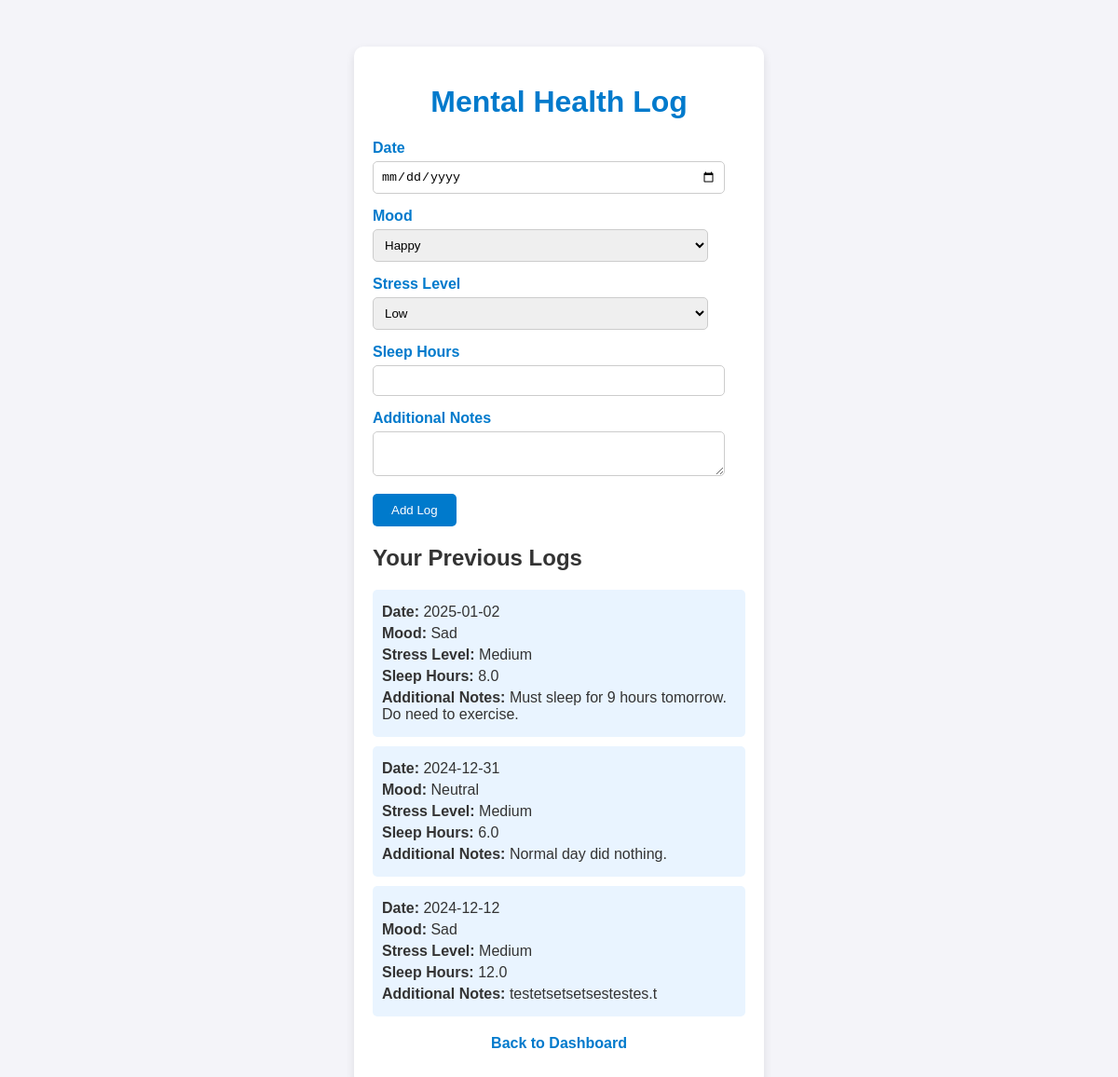
The app's page /mental_health_tracker/mental_health_log.php (signed in) with its own data.
### tables this page shows
CREATE TABLE `mental_health_logs` (
  `id` int(11) NOT NULL,
  `user_id` int(11) NOT NULL,
  `date` date NOT NULL,
  `mood` enum('Happy','Sad','Neutral','Angry','Stressed') NOT NULL,
  `stress_level` enum('Low','Medium','High') NOT NULL,
  `sleep_hours` decimal(3,1) NOT NULL CHECK (`sleep_hours` >= 0 and `sleep_hours` <= 24),
  `additional_notes` text DEFAULT NULL
);

### mental_health_tracker/mental_health_log.php (the view, shortened to what this page needs)
<?php
include 'db.php';
$user_id = $_SESSION['user_id'];
$sql = "SELECT * FROM mental_health_logs WHERE user_id = '$user_id' ORDER BY date DESC";
$result = mysqli_query($con, $sql);
?>
<!DOCTYPE html>
<html lang="en">
<head>
</head>
<body>
<div class="container">
    <h1>Mental Health Log</h1>
    <form method="POST" action="mental_health_log.php">
        <div class="form-group">
            <label for="date">Date</label>
            <input type="date" id="date" name="date" required>
        </div>
        <div class="form-group">
            <label for="mood">Mood</label>
            <select id="mood" name="mood" required>
                <option value="Happy">Happy</option>
            </select>
        </div>
        <div class="form-group">
            <label for="stress_level">Stress Level</label>
            <select id="stress_level" name="stress_level" required>
                <option value="Low">Low</option>
            </select>
        </div>
        <div class="form-group">
            <label for="sleep_hours">Sleep Hours</label>
            <input type="number" id="sleep_hours" name="sleep_hours" min="0" max="24" required>
        </div>
        <div class="form-group">
            <label for="additional_notes">Additional Notes</label>
            <textarea id="additional_notes" name="additional_notes"></textarea>
        </div>
        <div class="form-group">
            <input type="submit" class="submit-btn" value="Add Log">
        </div>
    </form>
    <h2>Your Previous Logs</h2>
    <?php while ($log = mysqli_fetch_assoc($result)): ?>
        <div class="log-entry">
            <span><strong>Date:</strong> <?php echo $log['date']; ?></span>
            <span><strong>Mood:</strong> <?php echo $log['mood']; ?></span>
            <span><strong>Stress Level:</strong> <?php echo $log['stress_level']; ?></span>
            <span><strong>Sleep Hours:</strong> <?php echo $log['sleep_hours']; ?></span>
            <span><strong>Additional Notes:</strong> <?php echo $log['additional_notes']; ?></span>
        </div>
    <?php endwhile; ?>
    <div class="back-home">
        <p><a href="user_dashboard.php">Back to Dashboard</a></p>
    </div>
</div>
</body>
</html>

### mental_health_tracker/mental_health_log.php (style rules this page uses)
body { font-family: Arial, sans-serif; background-color: #f4f4f9; margin: 0; padding: 0; color: #333; }
.container { max-width: 400px; margin: 50px auto; background-color: #ffffff; padding: 20px; border-radius: 10px; box-shadow: 0 4px 10px rgba(0, 0, 0, 0.1); }
h1 { color: #007acc; text-align: center; }
.form-group { margin-bottom: 15px; }
label { font-weight: bold; color: #007acc; }
input[type="text"], input[type="date"], input[type="number"], textarea, select { width: 90%; padding: 8px; margin-top: 5px; border: 1px solid #ccc; border-radius: 5px; }
textarea { resize: vertical; }
.submit-btn { background-color: #007acc; color: white; padding: 10px 20px; border: none; border-radius: 5px; cursor: pointer; }
.log-entry { background-color: #e9f4ff; padding: 10px; margin: 10px 0; border-radius: 5px; }
.log-entry span { display: block; margin: 5px 0; }
.back-home { text-align: center; margin-top: 20px; }
.back-home a { text-decoration: none; color: #007acc; font-weight: bold; }

### records on screen
mental_health_logs: date "2025-01-02", mood "Sad", stress_level "Medium", sleep_hours "8.0", additional_notes "Must sleep for 9 hours tomorrow. Do need to exercise."
mental_health_logs: date "2024-12-31", mood "Neutral", stress_level "Medium", sleep_hours "6.0", additional_notes "Normal day did nothing."
mental_health_logs: date "2024-12-12", mood "Sad", stress_level "Medium", sleep_hours "12.0", additional_notes "testetsetsetsestestes.t"
